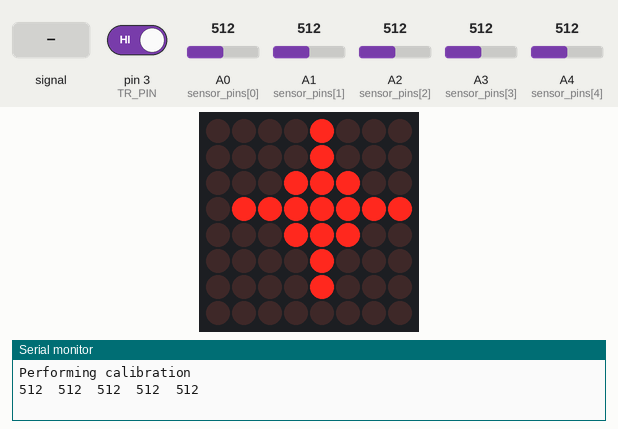
Simulated run of this sketch. Board: Arduino Uno, built with avr-gcc and run on an emulated ATmega328P. Shown: 8×8 LED matrix, the last lines printed to the serial monitor. The inputs (shaded band) are chosen by the test bench; at power-on: A0 (sensor_pins[0]) = 512, A1 (sensor_pins[1]) = 512, pin 3 (TR_PIN) HIGH, A2 (sensor_pins[2]) = 512, A3 (sensor_pins[3]) = 512, A4 (sensor_pins[4]) = 512.

Above: at 7.3 s.
At 24.7 s:
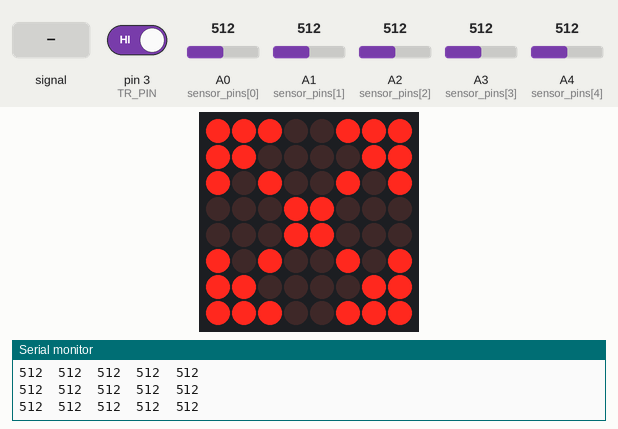
24.8 s: A0 (sensor_pins[0]) set to 306
At 30.1 s:
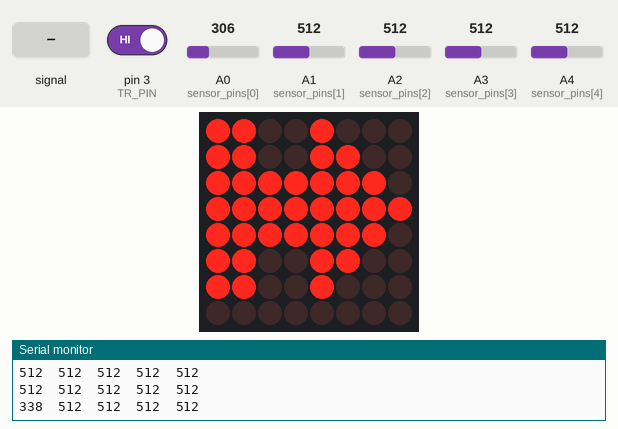
44.6 s: A1 (sensor_pins[1]) set to 90
66.6 s: A0 (sensor_pins[0]) fed a 200 Hz sine of ±255 counts around its level
68.5 s: A1 (sensor_pins[1]) fed a 200 Hz sine of ±81 counts around its level
70.0 s: pin 3 (TR_PIN) driven LOW
At 73.1 s:
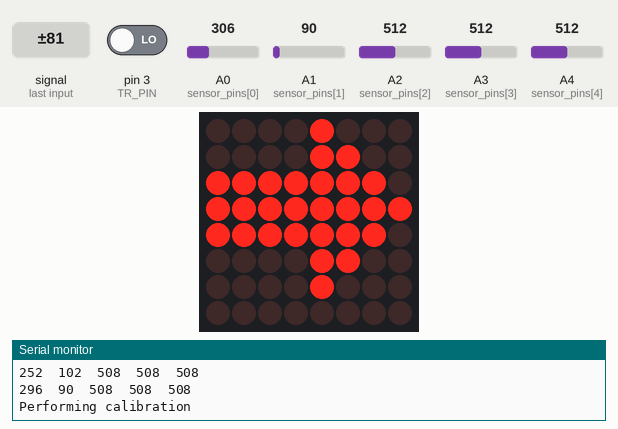

Measured:
- after the input at 70.0 s, the display: first changes at once (image 3 shows a later state)
- what the display in image 0 shows lasts 3.6 s, from 7.2 s to 10.8 s

The sketch:

mk2_1.ino
```cpp
//Guining Pertin - 10-10-19

#include <LedControl.h>

//Important pins
#define TR_PIN 3
#define DIN 5
#define CS 6
#define CLK 7

//Create matrix
LedControl my_matrix = LedControl(DIN, CLK, CS, 1);

//Set of different hand signs
int forward[8]  = {0b00001000,
                   0b00001100,
                   0b11111110,
                   0b11111111,
                   0b11111110,
                   0b00001100,
                   0b00001000,
                   0b00000000
                  };

int shoot[8]    = {0b00001000,
                   0b00001000,
                   0b00011100,
                   0b01111111,
                   0b00011100,
                   0b00001000,
                   0b00001000,
                   0b00000000
                  };

int wait[8]     = {0b00001000,
                   0b00011100,
                   0b00011110,
                   0b00011110,
                   0b01011110,
                   0b01011110,
                   0b00111110,
                   0b00011110
                  };

int like[8]     = {0b00000000,
                   0b01100110,
                   0b11111111,
                   0b11111111,
                   0b01111110,
                   0b00111100,
                   0b00011000,
                   0b00000000
                  };

int search[8]   = {0b11100111,
                   0b11000011,
                   0b10100101,
                   0b00011000,
                   0b00011000,
                   0b10100101,
                   0b11000011,
                   0b11100111
                  };

int move_all[8] = {0b11001000,
                   0b11001100,
                   0b11111110,
                   0b11111111,
                   0b11111110,
                   0b11001100,
                   0b11001000,
                   0b00000000
                  };

int surrender[8]= {0b00111000,
                   0b00111110,
                   0b00111110,
                   0b00111110,
                   0b00100110,
                   0b00100000,
                   0b00100000,
                   0b01110000
                  };

int load[8]     = {0b00000000,
                   0b00000000,
                   0b00000000,
                   0b00000000,
                   0b00000000,
                   0b00000000,
                   0b00000000,
                   0b00000000
                  };

int done[8]     = {0b00000001,
                   0b00000010,
                   0b00000100,
                   0b10001000,
                   0b01010000,
                   0b00100000,
                   0b00000000,
                   0b00000000
                  };

//Explicit content!
int midfin[8]   = {0b00001000,
                   0b00001000,
                   0b00001000,
                   0b00011110,
                   0b01011110,
                   0b01011110,
                   0b00111110,
                   0b00011110
                  };

//Collection of all symbols
int *symbols[8] = {forward, shoot, wait, like, search, move_all, surrender, midfin};

//Constants
//Simple moving average
const int num_samples = 20;
//Exp moving average
const float rate = 0.2;
//Sensors
const int num_sensors = 5;
const int sensor_pins[num_sensors] = {A0, A1, A2, A3, A4};

//Variables
int char_index = 0;
int sensor_data[num_sensors] = {0,0,0,0,0};
char to_print[8];
//Gaussian fit
unsigned int calib_means[8][num_sensors];
//Calibration
bool calib_state = false;

//Function declarations
int get_conditioned(int pin_num, int prev_val);
void draw_char(int to_draw[8]);
int perform_calib();
void isr();

void setup()
{
  //Attach interrupt
  attachInterrupt(digitalPinToInterrupt(TR_PIN), isr, FALLING);
//  pinMode(TR_PIN, INPUT);
  //Initialize matrix
  my_matrix.shutdown(0, false);
  my_matrix.setIntensity(0, 0);
  my_matrix.clearDisplay(0);
  //Start serial
  Serial.begin(9600);
  //Perform calibration at the beginning
  perform_calib();
}

void loop()
{
  //Calibration
  if(calib_state) perform_calib();
  //Get data from 5 sensors
  for(int sen_id=0; sen_id<num_sensors; sen_id++)
  {
    sensor_data[sen_id] = get_conditioned(sensor_pins[sen_id], sensor_data[sen_id]);
    Serial.print(sensor_data[sen_id]);
    Serial.print('\t');
  }
  Serial.print('\n');
  //Predict current symbol
  int curr_symbol = predict_symbol();
  draw_char(symbols[curr_symbol]);
//  Serial.println(curr_symbol);
//  delay(500);
}

//Helper function to draw the symbol
void draw_char(int to_draw[8])
{
  for(int i=0; i<8; i++)
  {
    my_matrix.setRow(0, i, to_draw[i]);
  }
}

//Interrupt Service Routine
void isr()
{
  calib_state = true;
}

//Signal conditioning function
int get_conditioned(int pin_num, int prev_val)
{
  int samples = 0;
  //Perform simple moving average
  for (int i=0; i<num_samples; i++)
  {
    samples += analogRead(pin_num);
  }
  //Return the exponential moving average
  return rate*samples/num_samples + (1-rate)*prev_val;
}

//Calibration function for users
int perform_calib()
{
  Serial.println("Performing calibration");
  //For each symbol
  for (int sym_id=0; sym_id<8; sym_id++)
  {
    //First, show calibration logo
    for(int i=0; i<9; i++)
      {
        draw_char(load);
        load[3] += 0b10000000>>i;
        load[4] += 0b10000000>>i;
        delay(200);
      }
    load[3] = 0b00000000;
    load[4] = 0b00000000;
    draw_char(symbols[sym_id]);
    delay(1000);
    unsigned int char_data[num_sensors][100] = {0};
    unsigned int char_mean[num_sensors] = {0};
    //Get 100 samples
    for(int i=0; i<100; i++)
    {
      //For each sensor
      for(int sen_id=0; sen_id<num_sensors; sen_id++)
      {
        char_data[sen_id][i] = map(analogRead(sensor_pins[sen_id]),0,300,0,300);
        //Fitting normalized mean onto the sample
        char_mean[sen_id] += char_data[sen_id][i];
        delay(5);
//        Serial.print(char_data[sen_id][i]);
//        Serial.print("\t");
      }
//      Serial.print("\n");
    }
    //Fit Gaussian onto the samples
    //Calculate empirical 5D mean and save it for the character
    for(int sen_id=0; sen_id<num_sensors; sen_id++)
    {
      calib_means[sym_id][sen_id] = char_mean[sen_id]/100;
      Serial.print(calib_means[sym_id][sen_id]);
      Serial.print('\t');
    }
    Serial.println('\n');
  }
  //Set back the state
  draw_char(done);
  calib_state = false;
  delay(1000);
}

//Prediction
int predict_symbol()
{
  float min_dist = 10000;
  int predicted = 0;
  //For all symbols
  for(int sym_id=0; sym_id<8; sym_id++)
  {
    float dist = 0;
    //Get L2 distance
    for(int sen_id=0; sen_id<num_sensors; sen_id++)
    {
      dist += pow(calib_means[sym_id][sen_id] - map(sensor_data[sen_id],0,300,0,300), 2);
    }
    dist = sqrt(dist);
    //If this is the minimum distance
    if(dist<min_dist)
    {
      min_dist = dist;
      predicted = sym_id;
    }
  }
  return predicted;
}
```
